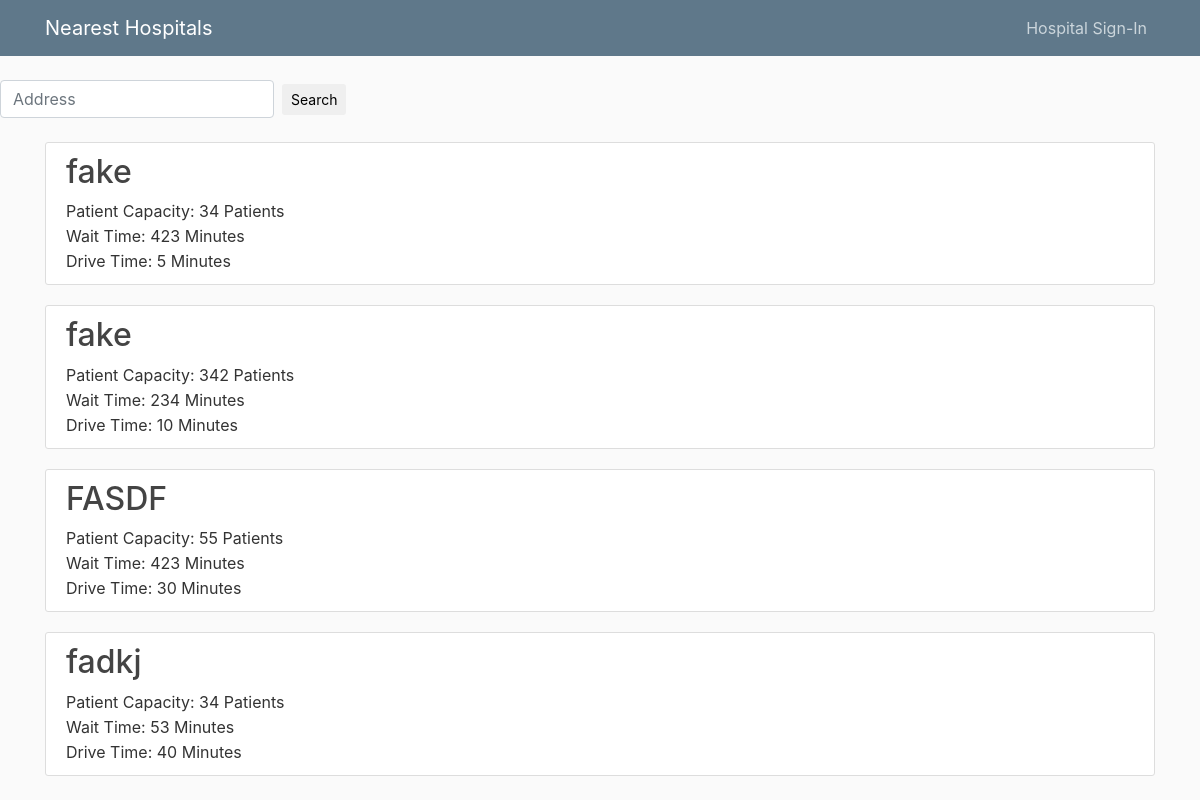
Before: / with the older database file.
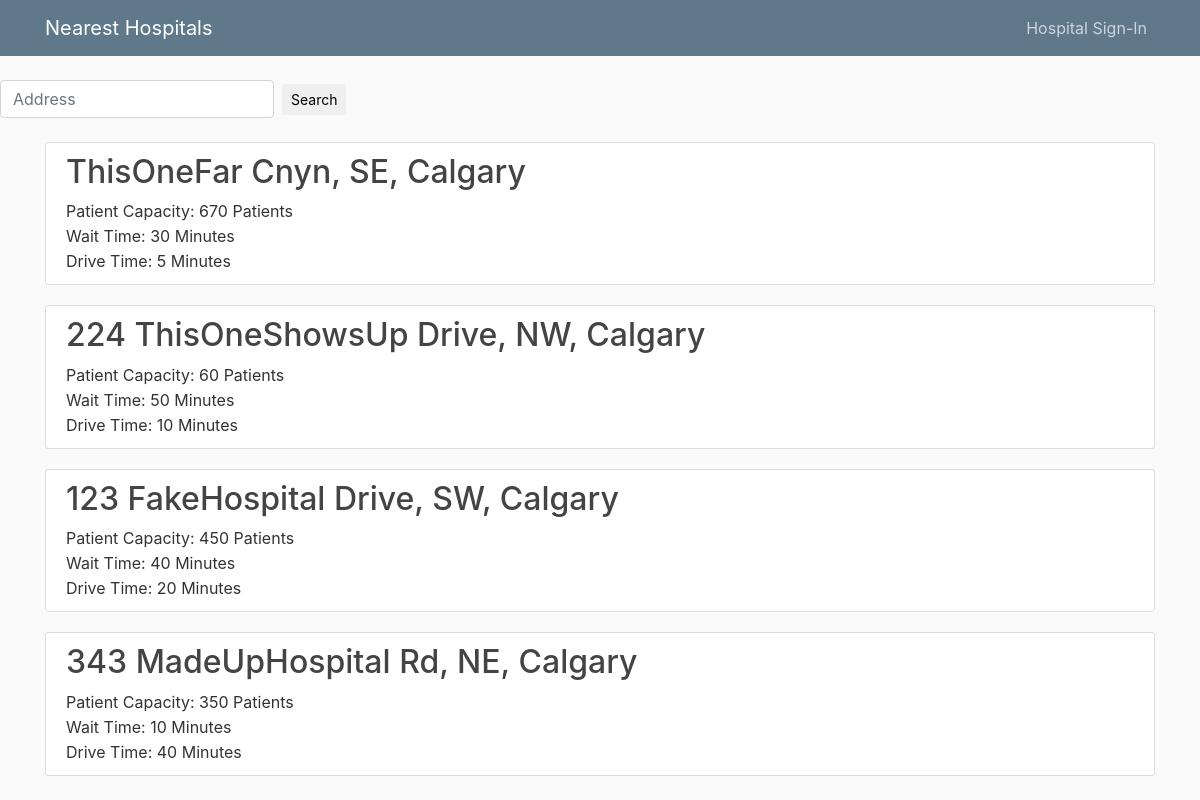
After: the same page with the newer database file.
### landing/models.py (models this page shows, shortened)
class Result(models.Model):
    address = models.CharField(max_length=100)
    patient_capacity = models.PositiveIntegerField()
    wait_time = models.PositiveIntegerField()
    drive_time = models.PositiveIntegerField()

### landing/views.py (the view)
# urls.py: 2. Add a URL to urlpatterns:  path('', views.home, name='home')
def home(request):
    context = {
        "results": Result.objects.all()
        .filter(patient_capacity__gt=0)
        .order_by("drive_time")[:4],
    }
    return render(request, "landing/index.html", context)

### templates/landing/index.html (shortened to what this page needs)
{% load static %}
<!doctype html>
<html lang="en">
<head>
  <link rel="stylesheet" href="https://maxcdn.bootstrapcdn.com/bootstrap/4.0.0/css/bootstrap.min.css">
  <link rel= "stylesheet" type = "text/css" href="{% static 'landing/main.css' %}">
</head>
<body>
  <header class="site-header">
    <nav class="navbar navbar-expand-md navbar-dark bg-steel fixed-top">
      <div class="container">
        <a class="navbar-brand mr-4" href="/">Nearest Hospitals</a>
        <div class="collapse navbar-collapse" id="navbarToggle">
          <div class="navbar-nav ml-auto">
            <a class="nav-item nav-link" href="/admin">Hospital Sign-In</a>
          </div>
        </div>
      </div>
    </nav>
  </header>
  <div class = "form-group">
    <form method = 'GET' action = '' class="form-inline md-form mr-auto mb-4">
      <input type = 'text' name = 'q' placeholder = 'Address' class="form-control mr-sm-2" id = "inputAddress" aria-label="Search"/>
      <button class="btn aqua-gradient btn-rounded btn-sm my-0" type="submit">Search</button>
    </form>
  </div>
  <div class="container">
  {% for result in results %}
    <article class="media content-section">
      <div class="media-body">
        <h2><a class="result-title" href="#">{{ result.address }}</a></h2>
        <p class="result-content">Patient Capacity: {{ result.patient_capacity }} Patients </p>
        <p class="result-content">Wait Time: {{ result.wait_time }} Minutes</p>
        <p class="result-content">Drive Time: {{ result.drive_time }} Minutes</p>
      </div>
    </article>
  {% endfor %}
  </div>
</body>
</html>

### landing/static/landing/main.css (style rules this page uses)
body { background: #fafafa; color: #333333; margin-top: 5rem; }
h1, h2, h3, h4, h5, h6 { color: #444444; }
.bg-steel { background-color: #5f788a; }
.site-header .navbar-nav .nav-link { color: #cbd5db; }
.content-section { background: #ffffff; padding: 10px 20px; border: 1px solid #dddddd; border-radius: 3px; margin-bottom: 20px; }
.result-title { color: #444444; }
.result-content { white-space: pre-line; margin-bottom: 1px; }

Changed rows visible on the page:
removed Result: address "fake", patient_capacity "34", wait_time "423", drive_time "5"
removed Result: address "fake", patient_capacity "342", wait_time "234", drive_time "10"
removed Result: address "FASDF", patient_capacity "55", wait_time "423", drive_time "30"
removed Result: address "fadkj", patient_capacity "34", wait_time "53", drive_time "40"
added Result: address "ThisOneFar Cnyn, SE, Calgary", patient_capacity "670", wait_time "30", drive_time "5"
added Result: address "224 ThisOneShowsUp Drive, NW, Calgary", patient_capacity "60", wait_time "50", drive_time "10"
added Result: address "123 FakeHospital Drive, SW, Calgary", patient_capacity "450", wait_time "40", drive_time "20"
added Result: address "343 MadeUpHospital Rd, NE, Calgary", patient_capacity "350", wait_time "10", drive_time "40"
